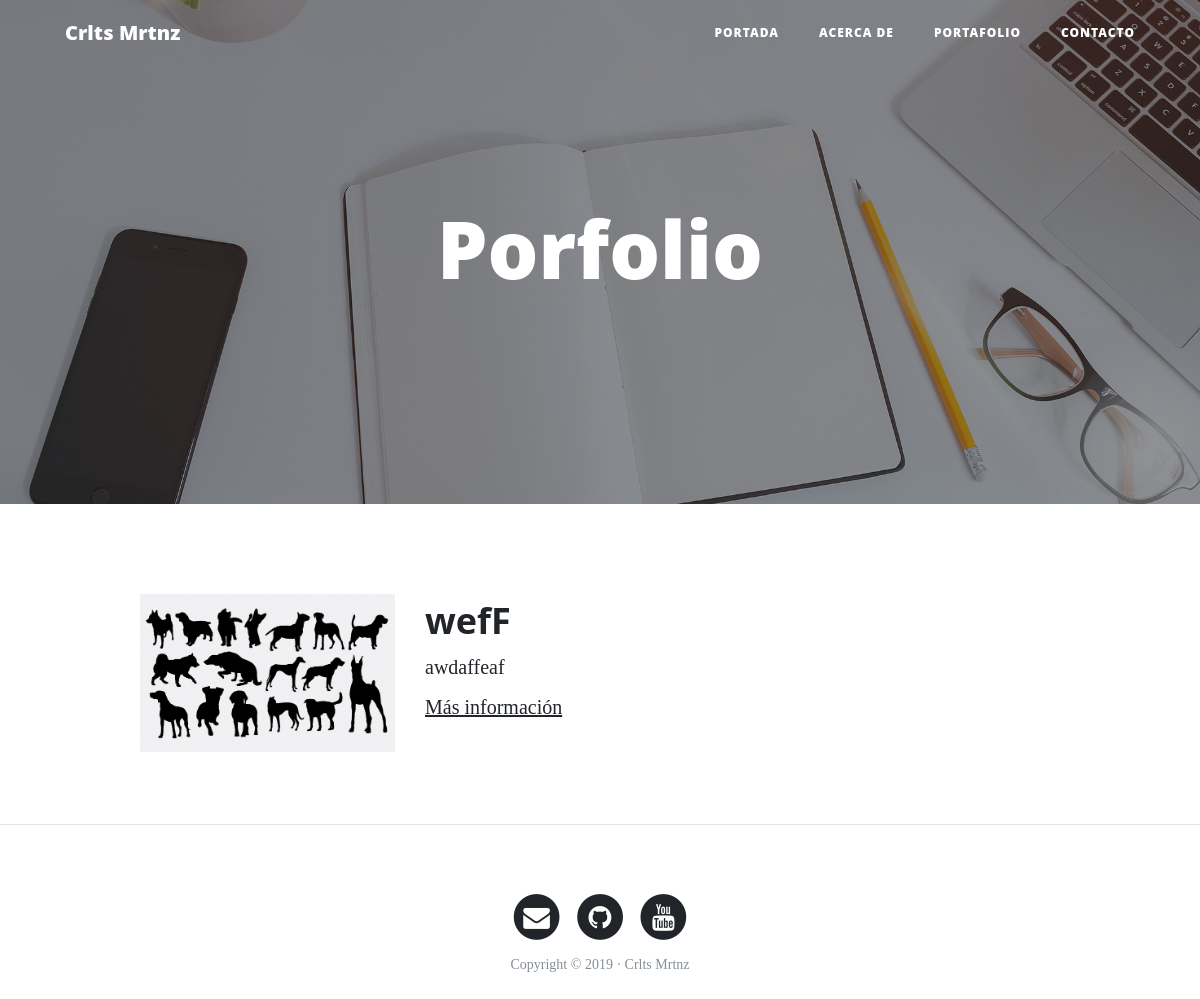
Screenshot of /porfolio/ with the database file from the repository.
### porfolio/models.py (models this page shows, shortened)
class project(models.Model):
	title = models.CharField(max_length=200, verbose_name='Titulo')
	descriptions = models.TextField(verbose_name='Descripcion')
	image = models.ImageField(verbose_name='Image', upload_to='projects')
	link = models.URLField(verbose_name='Direccion Web', null=True, blank=True)
	created = models.DateTimeField(auto_now_add=True, verbose_name='Creado')
	updated = models.DateTimeField(auto_now=True, verbose_name='Actualizado')
	class Meta:
		verbose_name='proyecto'
		verbose_name_plural='proyectos'
		ordering = ['-created']

### porfolio/views.py (the view)
# urls.py: path('porfolio/', porfolio_views.porfolio, name = 'porfolio'),
def porfolio (request):
	projects = project.objects.all()
	return render (request, "porfolio/porfolio.html", {'projects':projects})

### porfolio/templates/porfolio/porfolio.html (shortened to what this page needs)
{% extends 'core/base.html' %}
{% block background-image %}{% load static %}{% static 'core/img/portfolio-bg.jpg' %}{% endblock %}
{% block headers-cabecera %}
	<h1>Porfolio</h1>
{% endblock %}
{% block content %}
	{% for project in projects %}
		<div class="container">
			<div class="row project">
			  	<div class="col-lg-3 col-md-4 offset-lg-1">
				      <img class="img-fluid" src="{{project.image.url}}" alt="">
			  	</div>
			    <div class="col-lg-7 col-md-8">
			  		<h2 class="section-heading title">{{project.title}}</h2>
			      	<p>{{project.descriptions}}</p>
			      	{% if project.link %}
			      		<p><a href="{{project.link}}">Más información</a></p>
			      	{% endif %}
			  	</div>
			</div>
		</div>
	{% endfor%}
{% endblock %}

### rows the page displays
project: image (picture), title "wefF", descriptions "awdaffeaf"
